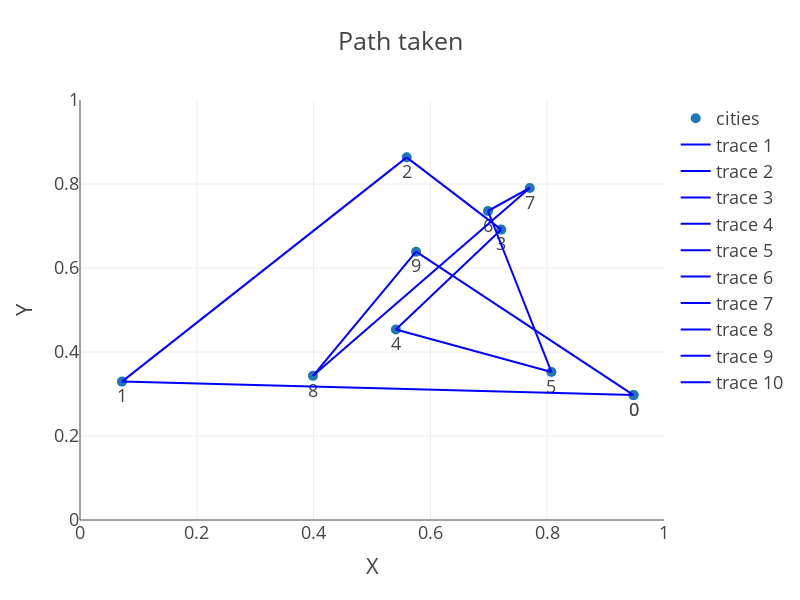

This figure's notebook cell:
### Markdown cell above
#### Test the function `draw_salesman(path, cities)`

### Code cell
rg = Generator(PCG64(42069)) # set your own unique seed number
n_cities = 10
cities = simulate_cities(rg, n_cities) # simulate the list of cities
print(cities)
solution = list(range(0, n_cities)) # sample solution of the path of the salesman
solution.append(solution[0])
draw_salesman(solution, cities) # draw salesman

### Figure 1 — Plotly figure (JSON) as saved in the notebook; plotly's stock layout.template omitted (floating-point values rounded to 4 significant figures)
{"data": [{"marker": {"size": 10}, "mode": "markers+text", "name": "cities", "text": ["0", "1", "2", "3", "4", "5", "6", "7", "8", "9", "0"], "textposition": "bottom center", "type": "scatter", "x": [0.9479, 0.0718, 0.5594, 0.7213, 0.5409, 0.8073, 0.6986, 0.7702, 0.3989, 0.5755, 0.9479], "y": [0.2974, 0.3295, 0.8635, 0.6914, 0.4535, 0.3523, 0.7357, 0.7906, 0.3432, 0.6389, 0.2974]}, {"line": {"color": "blue", "width": 2}, "mode": "lines", "type": "scatter", "x": [0.9479, 0.0718], "y": [0.2974, 0.3295]}, {"line": {"color": "blue", "width": 2}, "mode": "lines", "type": "scatter", "x": [0.0718, 0.5594], "y": [0.3295, 0.8635]}, {"line": {"color": "blue", "width": 2}, "mode": "lines", "type": "scatter", "x": [0.5594, 0.7213], "y": [0.8635, 0.6914]}, {"line": {"color": "blue", "width": 2}, "mode": "lines", "type": "scatter", "x": [0.7213, 0.5409], "y": [0.6914, 0.4535]}, {"line": {"color": "blue", "width": 2}, "mode": "lines", "type": "scatter", "x": [0.5409, 0.8073], "y": [0.4535, 0.3523]}, {"line": {"color": "blue", "width": 2}, "mode": "lines", "type": "scatter", "x": [0.8073, 0.6986], "y": [0.3523, 0.7357]}, {"line": {"color": "blue", "width": 2}, "mode": "lines", "type": "scatter", "x": [0.6986, 0.7702], "y": [0.7357, 0.7906]}, {"line": {"color": "blue", "width": 2}, "mode": "lines", "type": "scatter", "x": [0.7702, 0.3989], "y": [0.7906, 0.3432]}, {"line": {"color": "blue", "width": 2}, "mode": "lines", "type": "scatter", "x": [0.3989, 0.5755], "y": [0.3432, 0.6389]}, {"line": {"color": "blue", "width": 2}, "mode": "lines", "type": "scatter", "x": [0.5755, 0.9479], "y": [0.6389, 0.2974]}], "layout": {"height": 600, "title": {"text": "Path taken"}, "width": 800, "xaxis": {"range": [0, 1], "title": {"text": "X"}}, "yaxis": {"range": [0, 1], "title": {"text": "Y"}}}}
